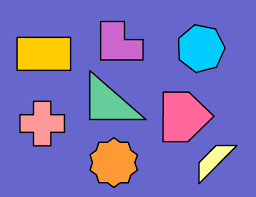
#> input picture Advanced Tests/Hough_Tests/photos/poligonos.png, 256 x 197 px, found by its file name
$ python Find_Polygons.py
#> lines starting #> are read from the running program, lines starting #| are printed output that depends on the picture; after the words box and inside, x2 and y2 are one past the last pixel; in counts of white or black regions, pixels touching at a corner belong together
from cv2 import COLOR_BGR2GRAY
import numpy as np
import cv2 as cv

# Reading image
img = cv.imread('Computer_Vision\Tests\Hough_Tests\photos\poligonos.png')
#> img is the input picture: shape (197, 256, 3); mean B, G, R 182.4, 111.6, 117.6
cv.imshow('Image',img)

# Reading same image in another variable and
# converting to gray scale.
gray = cv.cvtColor(img, COLOR_BGR2GRAY)
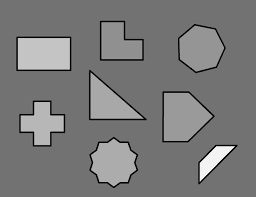
#> gray: shape (197, 256); min 0, max 243, mean 121.7
cv.imshow('Gray',gray)

# Converting image to a binary image
# (black and white only image).
_,threshold = cv.threshold(gray, 110, 255,
							cv.THRESH_BINARY)
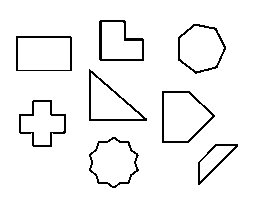
#> threshold: shape (197, 256); 94.8% white; black in thin lines or dots, all inside (x1, y1, x2, y2) = (16, 20, 238, 188)

# Detecting shapes in image by selecting region
# with same colors or intensity.
contours,_=cv.findContours(threshold, cv.RETR_TREE,
							cv.CHAIN_APPROX_SIMPLE)
#> contours = 17 contours; largest, box (x1, y1, x2, y2) and area: (0, 0, 256, 197) 49980, (161, 90, 216, 144) 2170, (15, 35, 73, 72) 2048, (88, 136, 140, 189) 1909, (177, 23, 227, 75) 1872

# Searching through every region selected to
# find the required polygon.
for cnt in contours :
	area = cv.contourArea(cnt)

	# Shortlisting the regions based on there area.
	if area > 400:
		approx = cv.approxPolyDP(cnt,
								0.009 * cv.arcLength(cnt, True), True)
		print(approx)

		# Checking if the no. of sides of the selected region is 7.
		if(len(approx) > 4):
			cv.drawContours(img, [approx], 0, (0, 0, 0), 3)
#> this loop made 17 passes
#> (cnt, area, approx) on pass 3: ([[216, 146], [200, 162], [200, 180], [234, 146]], 450, [[234, 146], [216, 146], [200, 162], [200, 180]])
#> (area, approx) on passes 1, 10, 11, 13: (49980, [[0, 0], [0, 196], [255, 196], [255, 0]]), (1672.5, [[88, 69], [92, 70], [147, 120], [89, 121]]), (1151.5, [[91, 73], [91, 118], [142, 118]]), (1581, [[18, 38], [18, 69], [69, 69], [69, 38]])
#> (printed output is left out)
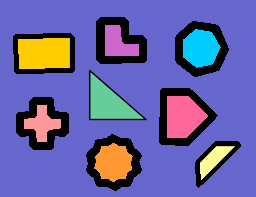
#> img: shape (197, 256, 3); 13.94% of pixels changed, all inside (x1, y1, x2, y2) = (13, 17, 241, 191)

# Showing the image along with outlined arrow.
cv.imshow('Outlined', img)

# Exiting the window if 'q' is pressed on the keyboard.
if cv.waitKey(0) & 0xFF == ord('q'):
#> (key q is pressed here)
	cv.destroyAllWindows()
